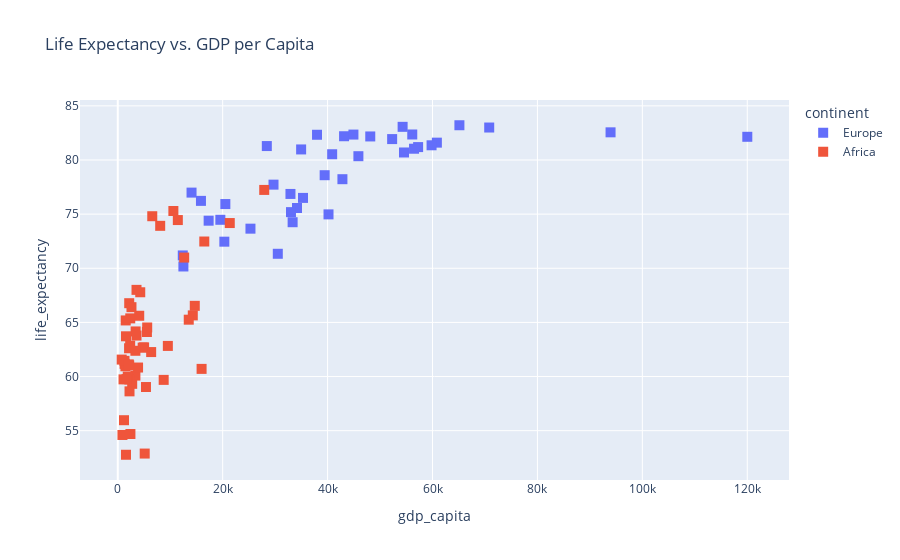

Source (notebook cell):
### Markdown cell above
- We can inspect the current definition of the traces via `fig.data`. 
- Note that some attributes (that are not explicitly set) have default values (e.g. marker size is 6 by default).
- We can modify the **appearance of traces** using `update_traces()` method. Any attribute defined in the `data` attribute can be modified this way (e.g. markers, name, mode).

### Code cell
fig = px.scatter(data_frame=df, x='gdp_capita', y='life_expectancy', color='continent', title='Life Expectancy vs. GDP per Capita')
fig.update_traces(marker=dict(size=10, symbol="square"))
fig

### Figure 1 — Plotly figure (JSON) as saved in the notebook; plotly's stock layout.template omitted (floating-point values rounded to 4 significant figures)
{"data": [{"hovertemplate": "continent=Europe<br>gdp_capita=%{x}<br>life_expectancy=%{y}<extra></extra>", "legendgroup": "Europe", "marker": {"color": "#636efa", "size": 10, "symbol": "square"}, "mode": "markers", "name": "Europe", "orientation": "v", "showlegend": true, "type": "scatter", "x": [14060.0, NaN, 57260.0, 20320.0, 54570.0, 15860.0, 25300.0, 29690.0, 42830.0, 60830.0, 39440.0, NaN, 52310.0, 48130.0, 56480.0, NaN, 28420.0, 34170.0, 54300.0, 93940.0, NaN, 43140.0, 33020.0, NaN, 40180.0, 120000.0, 44930.0, 12510.0, NaN, 20510.0, 59820.0, 17320.0, 65130.0, 35320.0, 34960.0, 33340.0, 30510.0, 59520.0, 19560.0, 32920.0, 40870.0, 37990.0, 56140.0, 70810.0, 12390.0, 45870.0], "xaxis": "x", "y": [76.99, NaN, 81.19, 72.46, 80.7, 76.22, 73.66, 77.72, 78.23, 81.6, 78.6, 83.2, 81.93, 82.18, 81.04, 82.2, 81.29, 75.57, 83.06, 82.56, 80.59, 82.2, 75.19, 81.66, 74.98, 82.14, 82.35, 70.17, NaN, 75.93, 81.36, 74.4, 83.21, 76.5, 80.98, 74.25, 71.34, NaN, 74.48, 76.87, 80.53, 82.33, 82.36, 83.0, 71.19, 80.35], "yaxis": "y"}, {"hovertemplate": "continent=Africa<br>gdp_capita=%{x}<br>life_expectancy=%{y}<extra></extra>", "legendgroup": "Africa", "marker": {"color": "#EF553B", "size": 10, "symbol": "square"}, "mode": "markers", "name": "Africa", "orientation": "v", "showlegend": true, "type": "scatter", "x": [11450.0, 6367.0, 3365.0, 14300.0, 2211.0, 751.2, 6577.0, 3871.0, 895.3, 1573.0, 3403.0, 1103.0, 3574.0, 5377.0, 5020.0, 12660.0, 15980.0, NaN, 8755.0, 2379.0, 14680.0, 2157.0, 5558.0, 2750.0, 1905.0, 4749.0, 2413.0, 1461.0, 16500.0, 1517.0, 1573.0, 2243.0, 5613.0, 21350.0, 8089.0, 1303.0, 9548.0, 1283.0, 5138.0, 2182.0, 4286.0, 3574.0, 27920.0, 1675.0, 1191.0, 13530.0, NaN, 4092.0, 2613.0, 2180.0, 10600.0, 2366.0, 3362.0, 2102.0], "xaxis": "x", "y": [74.45, 62.26, 60.09, 65.65, 59.73, 61.57, 74.81, 60.83, 54.6, 52.78, 64.17, 59.74, 63.78, 59.03, 62.69, 70.99, 60.71, 67.13, 59.69, 65.37, 66.53, 62.61, 64.11, 59.33, 60.0, 62.67, 54.69, 60.95, 72.47, 65.18, 63.72, 58.63, 64.53, 74.18, 73.92, 61.17, 62.83, 61.45, 52.89, 66.77, 67.78, 68.01, 77.24, 59.76, 55.97, 65.25, 55.48, 65.61, 66.41, 61.03, 75.29, 62.85, 62.38, 61.12], "yaxis": "y"}], "layout": {"legend": {"title": {"text": "continent"}, "tracegroupgap": 0}, "title": {"text": "Life Expectancy vs. GDP per Capita"}, "xaxis": {"anchor": "y", "domain": [0, 1], "title": {"text": "gdp_capita"}}, "yaxis": {"anchor": "x", "domain": [0, 1], "title": {"text": "life_expectancy"}}}}
